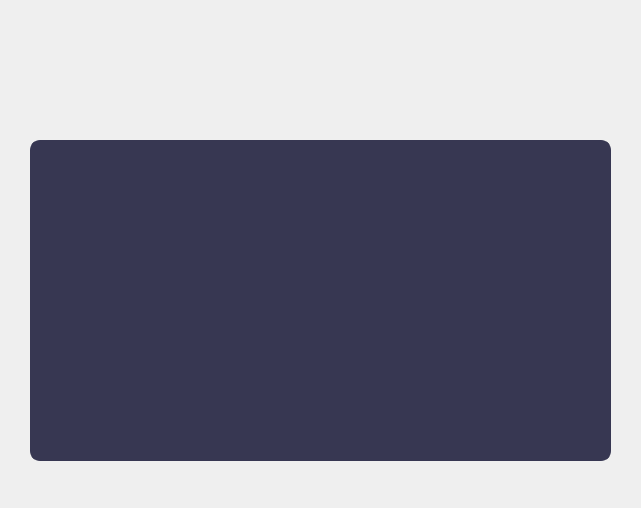
<?xml version="1.0" encoding="UTF-8"?>
<ui version="4.0">
 <class>updating_into_work</class>
 <widget class="QWidget" name="updating_into_work">
  <property name="geometry">
   <rect>
    <x>0</x>
    <y>0</y>
    <width>641</width>
    <height>508</height>
   </rect>
  </property>
  <property name="windowTitle">
   <string>Form</string>
  </property>
  <widget class="QTableView" name="tableView">
   <property name="geometry">
    <rect>
     <x>30</x>
     <y>140</y>
     <width>581</width>
     <height>321</height>
    </rect>
   </property>
   <property name="styleSheet">
    <string notr="true">QTableView {
border: 4px solid #373752;
border-radius: 10px;
gridline-color: #FFFFFF; /* #6D55FF */
background-color: #373752;
}

QTableView::item {
background-color: #222338;
font-family: Poppins; /* Установка шрифта */
font-size: 15pt; /* Установка размера шрифта */
color: white;
}

QTableView::item:selected {
background-color: #A0A1A8; /* #6D55FF */
color: white;
}

QTableView::item:focus {
background-color: #373752; /* #6D55FF */
color: white;
}

QHeaderView::section {
background-color: #373752; /* #6D55FF */
color: white;
font-family: Poppins;
font-size: 14pt;
}

QHeaderView::section:horizontal {
border: none; /* убираем горизонтальные линии разделителя */
}

QHeaderView::section:vertical {
border: none; /* убираем вертикальные линии разделителя */
}

QScrollBar:vertical {
border: none;
background: white; /* Можно изменить на цвет фона таблицы или окна */
width: 7px; /* Уменьшенная ширина */
margin: 0px; /* Если не нужно отступление от краев */
border-radius: 2px; /* Уменьшенное закругление */
}

QScrollBar::handle:vertical {
background: #F23878;
min-height: 7px; /* Уменьшенная минимальная длина */
border-radius: 2px; /* Уменьшенное закругление */
}

QScrollBar::add-page:vertical, QScrollBar::sub-page:vertical {
background: #373752; /* Это изменит цвет фона неактивных частей ползунка */
}

QScrollBar::add-line:vertical, QScrollBar::sub-line:vertical {
border: none;
background: none;
width: 0px;
height: 0px;
}

QScrollBar:horizontal {
border: none;
background: white; /* Можно изменить на цвет фона таблицы или окна */
height: 7px; /* Уменьшенная высота */
margin: 0px; /* Если не нужно отступление от краев */
/*border-radius: 5px; /* Уменьшенное закругление */
}

QScrollBar::handle:horizontal {
background: #373752;
min-width: 10px; /* Уменьшенная минимальная длина */
border-radius: 5px; /* Уменьшенное закругление */
}

QScrollBar::add-page:horizontal, QScrollBar::sub-page:horizontal {
background: #373752; /* Это изменит цвет фона неактивных частей ползунка */
}</string>
   </property>
  </widget>
 </widget>
 <resources/>
 <connections/>
</ui>
